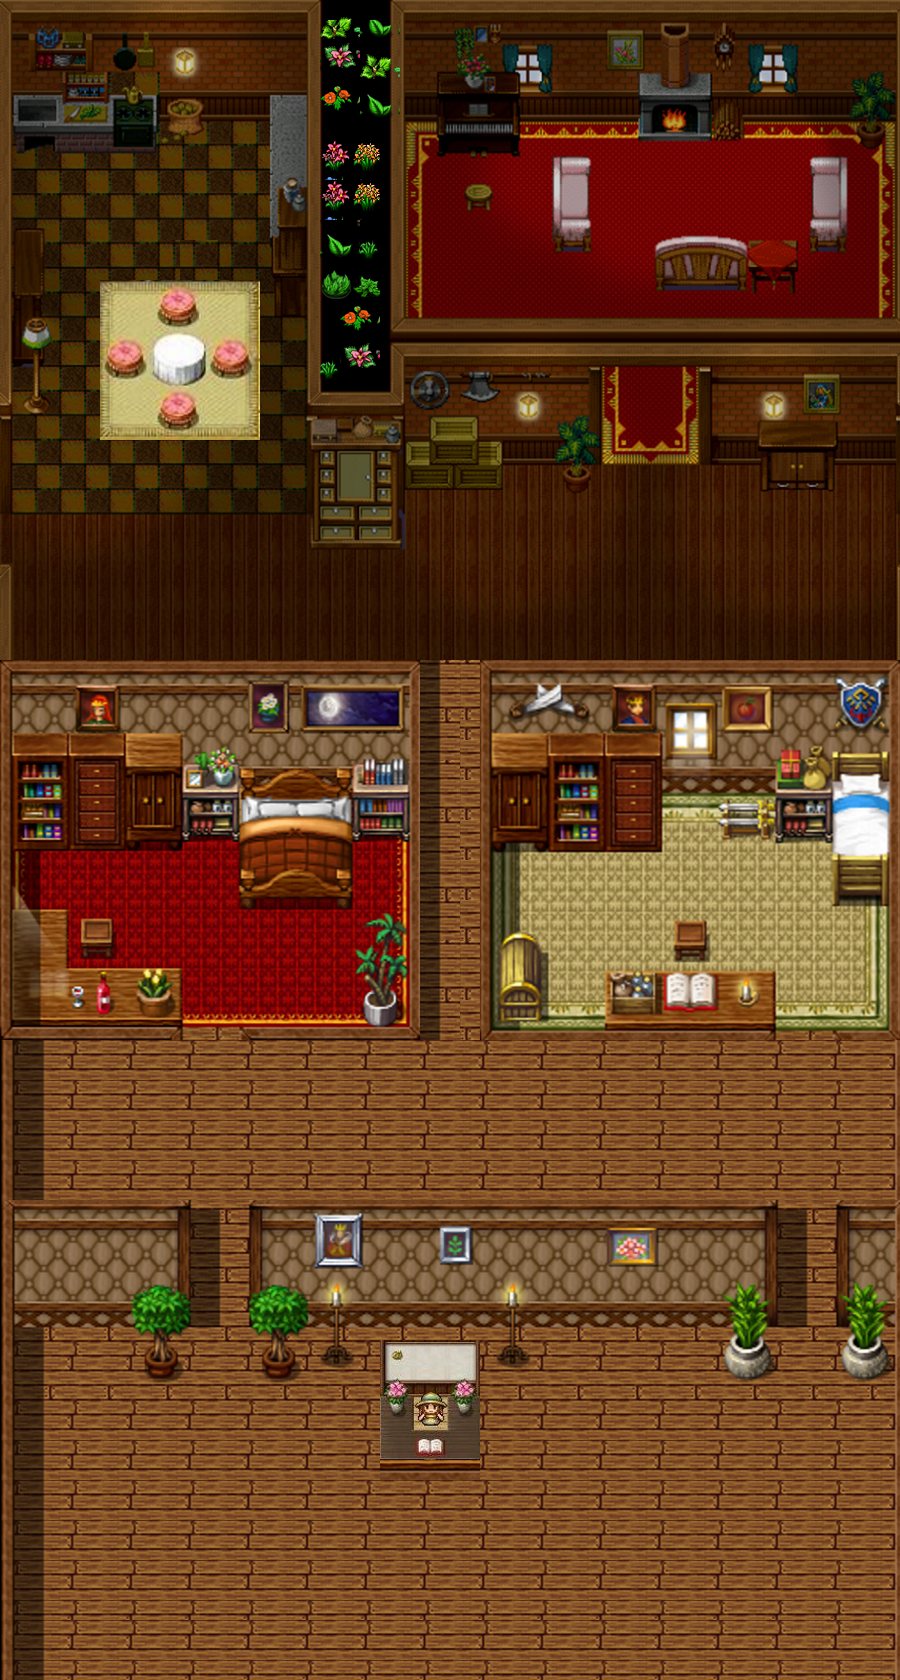

Below is a game level as drawn by its tile map, then a one-line description and the .tmx that defines it (tile-layer data replaced by summaries):
An orthogonal 45x84 tile map with 20x20 px tiles, 3 tile layers (Tile Layer 1, Tile Layer 2, Tile Layer 3), 1 hidden layer not drawn, 8 tilesets.

<map version="1.0" orientation="orthogonal" renderorder="right-down" width="45" height="84" tilewidth="20" tileheight="20" nextobjectid="1">
 <tileset firstgid="1" name="4" tilewidth="20" tileheight="20">
  <image source="../images/4.jpg" width="100" height="120" />
 </tileset>
 <tileset firstgid="31" name="room1" tilewidth="20" tileheight="20">
  <image source="../images/room1.png" width="420" height="380" />
 </tileset>
 <tileset firstgid="430" name="room2" tilewidth="20" tileheight="20">
  <image source="../images/room2.png" width="420" height="380" />
 </tileset>
 <tileset firstgid="829" name="hotel" tilewidth="20" tileheight="20">
  <image source="../images/hotel.png" width="906" height="677" />
 </tileset>
 <tileset firstgid="2314" name="in" tilewidth="20" tileheight="20">
  <image source="../images/in.png" width="910" height="677" />
 </tileset>
 <tileset firstgid="3799" name="difftree" tilewidth="20" tileheight="20">
  <image source="../images/difftree.png" width="384" height="320" />
 </tileset>
 <tileset firstgid="4103" name="collision" tilewidth="20" tileheight="20">
  <image source="../images/collision.png" width="64" height="32" />
 </tileset>
 <tileset firstgid="4106" name="3" tilewidth="20" tileheight="20">
  <image source="../images/3.jpeg" width="160" height="160" />
 </tileset>
 <layer name="Tile Layer 1" width="45" height="84">
  <data>[3780 cells, 3780 non-empty, 2832 distinct tile ids]</data>
 </layer>
 <layer name="Tile Layer 2" width="45" height="84">
  <data>[3780 cells, 52 non-empty, 29 distinct tile ids]</data>
 </layer>
 <layer name="Tile Layer 3" width="45" height="84">
  <data>[3780 cells, 0 non-empty, 0 distinct tile ids]</data>
 </layer>
 <layer name="Tile Layer 4" width="45" height="84" visible="0">
  <data>[3780 cells, 921 non-empty, 1 distinct tile ids]</data>
 </layer>
</map>
